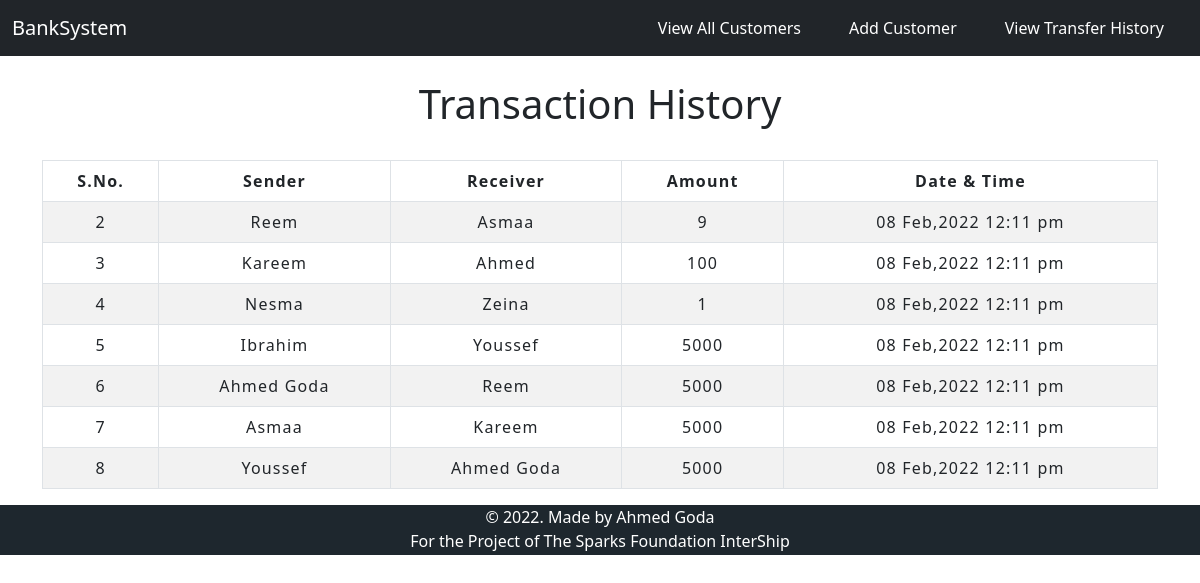
The page /Transfer-history.php on the database its author committed.
### tables this page shows
CREATE TABLE `transaction` (
  `sno` int(3) NOT NULL,
  `sender` text NOT NULL,
  `receiver` text NOT NULL,
  `balance` int(8) NOT NULL,
  `datetime` datetime NOT NULL DEFAULT current_timestamp()
);

### classes/Model.php (called while the page is built, shortened)
<?php
require_once "Db.php";
class Transfer extends Db{
    public function __construct()
    {
        $this->table="transaction";
    }
}

### classes/Db.php (called while the page is built, shortened)
<?php
abstract class Db{
    protected $conn;
    protected $table;
    public function connect(){
        $this->conn=mysqli_connect("localhost","root","","sparks_bank");
    }
    public function selectAll(string $fields="*") :array
    {
        $query="SELECT $fields FROM $this->table";
        $result=mysqli_query($this->conn,$query);
        return mysqli_fetch_all($result,MYSQLI_ASSOC);
    }
}

### Transfer-history.php (the view)
<?php
include 'inc/nav.php';
include "classes/Model.php";
$transfer = new Transfer;
$row = $transfer->selectAll();
?>
<div class="container">
    <h2 class="text-center pt-4">Transaction History</h2>
    <br>
    <div class="table-responsive-sm">
        <table class="table table-hover table-striped table-condensed table-bordered">
            <thead>
                <tr>
                    <th class="text-center">S.No.</th>
                    <th class="text-center">Sender</th>
                    <th class="text-center">Receiver</th>
                    <th class="text-center">Amount</th>
                    <th class="text-center">Date & Time</th>
                </tr>
            </thead>
            <tbody>
                <?php foreach ($row as $rows) : ?>
                    <tr>
                        <td class="py-2"><?= $rows['sno']; ?></td>
                        <td class="py-2"><?= $rows['sender']; ?></td>
                        <td class="py-2"><?= $rows['receiver']; ?></td>
                        <td class="py-2"><?= $rows['balance']; ?> </td>
                        <td class="py-2"><?= date("d M,Y  h:i a", strtotime($rows['datetime'])) ?> </td>
                    </tr>
                    <?php endforeach;?>
            </tbody>
        </table>
    </div>
</div>
<?php include('inc/footer.php'); ?>

### css/table.css (style rules this page uses)
* { padding: 10; margin: 0; box-sizing: border-box; }
h2 { font-size: 40px; }
table { letter-spacing: 1.2px; color: red; }
td { text-align: center; }

### rows shown on the page
transaction: sno "2", sender "Reem", receiver "Asmaa", balance "9", datetime "08 Feb,2022 12:11 pm"
transaction: sno "3", sender "Kareem", receiver "Ahmed", balance "100", datetime "08 Feb,2022 12:11 pm"
transaction: sno "4", sender "Nesma", receiver "Zeina", balance "1", datetime "08 Feb,2022 12:11 pm"
transaction: sno "5", sender "Ibrahim", receiver "Youssef", balance "5000", datetime "08 Feb,2022 12:11 pm"
transaction: sno "6", sender "Ahmed Goda", receiver "Reem", balance "5000", datetime "08 Feb,2022 12:11 pm"
transaction: sno "7", sender "Asmaa", receiver "Kareem", balance "5000", datetime "08 Feb,2022 12:11 pm"
transaction: sno "8", sender "Youssef", receiver "Ahmed Goda", balance "5000", datetime "08 Feb,2022 12:11 pm"
